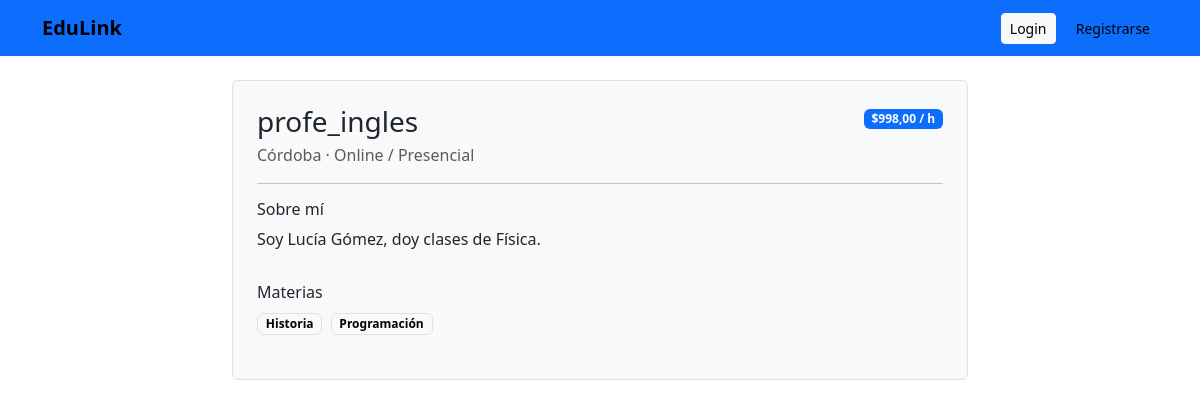
Screenshot of /maestros/2/ with the database file from the repository.
### cuentas/models.py (models this page shows, shortened)
class Maestro(models.Model):
    usuario = models.OneToOneField('Usuario', on_delete=models.CASCADE)
    bio = models.TextField(blank=True)
    precio_hora = models.DecimalField(max_digits=10, decimal_places=2, default=0)
    online = models.BooleanField(default=True)
    presencial = models.BooleanField(default=False)
    ciudad = models.CharField(max_length=80, blank=True)
    cv = models.FileField(upload_to="cv_maestros/", blank=True, null=True)
    materias = models.ManyToManyField('catalogo.Materia', blank=True, related_name='maestros')

class Usuario(AbstractUser):
    ROL_CHOICES = (
        ('USER', 'Usuario'),
        ('ALUMNO', 'Alumno'),
        ('MAESTRO', 'Maestro'),
        ('ADMIN', 'Administrador'),
    )
    rol = models.CharField(max_length=10, choices=ROL_CHOICES, default='USER')
    telefono = models.CharField(max_length=30, blank=True)

### catalogo/models.py (models this page shows, shortened)
class Materia(models.Model):
    nombre = models.CharField(max_length=80, unique=True)
    class Meta:
        ordering = ["nombre"]

### catalogo/views.py (the view)
# urls.py: path("maestros/<int:maestro_id>/", maestro_detalle, name="maestro_detalle"),
def maestro_detalle(request, maestro_id):
    m = get_object_or_404(
        Maestro.objects.select_related("usuario").prefetch_related("materias"),
        pk=maestro_id
    )
    return render(request, "catalogo/maestro_detalle.html", {"maestro": m})

### templates/catalogo/maestro_detalle.html (shortened to what this page needs)
{% extends "base.html" %}
{% block content %}
<div class="row justify-content-center">
  <div class="col-lg-8">
    <div class="card p-4">
      <div class="d-flex justify-content-between align-items-start">
        <div>
          <h3 class="mb-1">{{ maestro.usuario.username }}</h3>
          <div class="text-muted">
            {{ maestro.ciudad|default:"(sin ciudad)" }} ·
            {% if maestro.online %}Online{% endif %}
            {% if maestro.online and maestro.presencial %} / {% endif %}
            {% if maestro.presencial %}Presencial{% endif %}
          </div>
        </div>
        {% if maestro.precio_hora %}
          <div class="text-end">
            <div class="badge bg-primary">${{ maestro.precio_hora }} / h</div>
          </div>
        {% endif %}
      </div>
      <hr>
      <h6>Sobre mí</h6>
      <p>{{ maestro.bio|default:"Sin descripción" }}</p>
      <h6 class="mt-3">Materias</h6>
      <p>
        {% for mat in maestro.materias.all %}
          <span class="badge text-bg-light border me-1 mb-1">{{ mat.nombre }}</span>
        {% empty %}
          <span class="text-muted">Sin materias</span>
        {% endfor %}
      </p>
    </div>
  </div>
</div>
{% endblock %}

### templates/base.html (style rules this page uses)
:root { --c1: #ffffff; --c2: #0d6efd; }
body { background: var(--c1); color: #212529; }
.card { background:#f8f9fa; border:1px solid #dee2e6; color:#212529; }

### rows the page displays
Maestro: usuario.username "profe_ingles", ciudad "Córdoba", precio_hora "998,00", bio "Soy Lucía Gómez, doy clases de Física."
Materia: nombre "Historia"
Materia: nombre "Programación"
